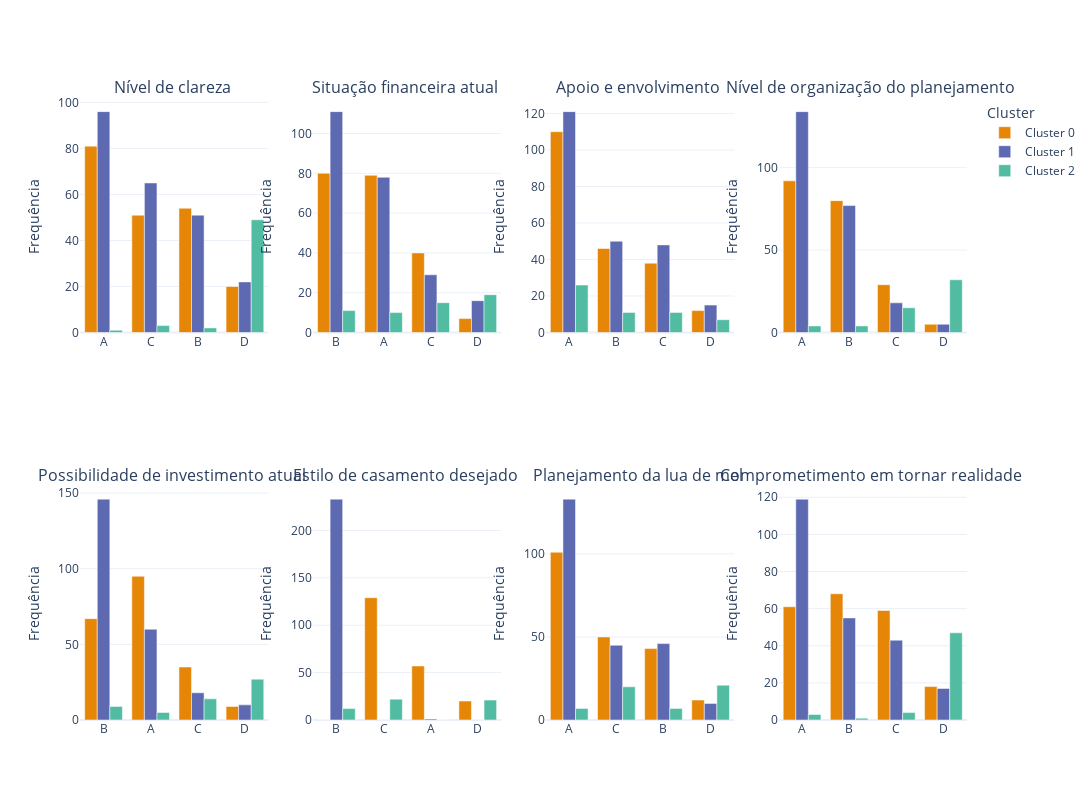

The notebook cell this image was saved under:
### Code cell
# Junta o cluster ao dataframe original
df_clusters = df_gf.copy()
df_clusters['Cluster'] = clusters_k3
titulos_perguntas = {
    'pergunta_1': 'Nível de clareza',
    'pergunta_2': 'Situação financeira atual',
    'pergunta_3': 'Apoio e envolvimento',
    'pergunta_4': 'Nível de organização do planejamento',
    'pergunta_5': 'Possibilidade de investimento atual',
    'pergunta_6': 'Estilo de casamento desejado',
    'pergunta_7': 'Planejamento da lua de mel',
    'pergunta_8': 'Comprometimento em tornar realidade'
}
perguntas = df_gf.columns.tolist()
num_perguntas = len(perguntas)
n_rows = 2
n_cols = 4
subplot_titles_list = []
for i in range(n_rows * n_cols):
    if i < num_perguntas:
        pergunta_nome = perguntas[i]
        titulo = titulos_perguntas.get(pergunta_nome, pergunta_nome)
        subplot_titles_list.append(f'{titulo} ')
    else:
        subplot_titles_list.append('')
fig = make_subplots(
    rows=n_rows,
    cols=n_cols,
    subplot_titles=subplot_titles_list
)
palette = qualitative.Vivid
unique_cluster_values = sorted(df_clusters['Cluster'].unique())
cluster_color_map = {
    cluster_val: palette[i % len(palette)]
    for i, cluster_val in enumerate(unique_cluster_values)
}
for i, pergunta in enumerate(perguntas):
    if i >= n_rows * n_cols:
        break
    row_num = (i // n_cols) + 1
    col_num = (i % n_cols) + 1

    ordem_categorias = df_clusters[pergunta].value_counts().index.tolist()

    for cluster_val in unique_cluster_values:
        df_subset_cluster = df_clusters[df_clusters['Cluster'] == cluster_val]

        counts = df_subset_cluster[pergunta].value_counts()
        y_values = [counts.get(cat, 0) for cat in ordem_categorias]

        fig.add_trace(go.Bar(
            x=ordem_categorias,
            y=y_values,
            name=f'Cluster {cluster_val}',
            marker_color=cluster_color_map[cluster_val],
            showlegend=(i == 0)
        ), row=row_num, col=col_num)
    fig.update_xaxes(
        type='category',
        categoryorder='array',
        categoryarray=ordem_categorias,
        tickangle=0,
        showticklabels=True,
        row=row_num,
        col=col_num
    )
    fig.update_yaxes(
        title_text='Frequência',
        row=row_num,
        col=col_num
    )
fig.update_layout(
    height=800,
    width=1600,
    barmode='group',
    legend_title_text='Cluster',
    template='plotly_white'
)
fig.show()

### Figure 1 — Plotly figure (JSON) as saved in the notebook; plotly's stock layout.template omitted (floating-point values rounded to 4 significant figures)
{"data": [{"marker": {"color": "rgb(229, 134, 6)"}, "name": "Cluster 0", "showlegend": true, "type": "bar", "x": ["A", "C", "B", "D"], "xaxis": "x", "y": [81, 51, 54, 20], "yaxis": "y"}, {"marker": {"color": "rgb(93, 105, 177)"}, "name": "Cluster 1", "showlegend": true, "type": "bar", "x": ["A", "C", "B", "D"], "xaxis": "x", "y": [96, 65, 51, 22], "yaxis": "y"}, {"marker": {"color": "rgb(82, 188, 163)"}, "name": "Cluster 2", "showlegend": true, "type": "bar", "x": ["A", "C", "B", "D"], "xaxis": "x", "y": [1, 3, 2, 49], "yaxis": "y"}, {"marker": {"color": "rgb(229, 134, 6)"}, "name": "Cluster 0", "showlegend": false, "type": "bar", "x": ["B", "A", "C", "D"], "xaxis": "x2", "y": [80, 79, 40, 7], "yaxis": "y2"}, {"marker": {"color": "rgb(93, 105, 177)"}, "name": "Cluster 1", "showlegend": false, "type": "bar", "x": ["B", "A", "C", "D"], "xaxis": "x2", "y": [111, 78, 29, 16], "yaxis": "y2"}, {"marker": {"color": "rgb(82, 188, 163)"}, "name": "Cluster 2", "showlegend": false, "type": "bar", "x": ["B", "A", "C", "D"], "xaxis": "x2", "y": [11, 10, 15, 19], "yaxis": "y2"}, {"marker": {"color": "rgb(229, 134, 6)"}, "name": "Cluster 0", "showlegend": false, "type": "bar", "x": ["A", "B", "C", "D"], "xaxis": "x3", "y": [110, 46, 38, 12], "yaxis": "y3"}, {"marker": {"color": "rgb(93, 105, 177)"}, "name": "Cluster 1", "showlegend": false, "type": "bar", "x": ["A", "B", "C", "D"], "xaxis": "x3", "y": [121, 50, 48, 15], "yaxis": "y3"}, {"marker": {"color": "rgb(82, 188, 163)"}, "name": "Cluster 2", "showlegend": false, "type": "bar", "x": ["A", "B", "C", "D"], "xaxis": "x3", "y": [26, 11, 11, 7], "yaxis": "y3"}, {"marker": {"color": "rgb(229, 134, 6)"}, "name": "Cluster 0", "showlegend": false, "type": "bar", "x": ["A", "B", "C", "D"], "xaxis": "x4", "y": [92, 80, 29, 5], "yaxis": "y4"}, {"marker": {"color": "rgb(93, 105, 177)"}, "name": "Cluster 1", "showlegend": false, "type": "bar", "x": ["A", "B", "C", "D"], "xaxis": "x4", "y": [134, 77, 18, 5], "yaxis": "y4"}, {"marker": {"color": "rgb(82, 188, 163)"}, "name": "Cluster 2", "showlegend": false, "type": "bar", "x": ["A", "B", "C", "D"], "xaxis": "x4", "y": [4, 4, 15, 32], "yaxis": "y4"}, {"marker": {"color": "rgb(229, 134, 6)"}, "name": "Cluster 0", "showlegend": false, "type": "bar", "x": ["B", "A", "C", "D"], "xaxis": "x5", "y": [67, 95, 35, 9], "yaxis": "y5"}, {"marker": {"color": "rgb(93, 105, 177)"}, "name": "Cluster 1", "showlegend": false, "type": "bar", "x": ["B", "A", "C", "D"], "xaxis": "x5", "y": [146, 60, 18, 10], "yaxis": "y5"}, {"marker": {"color": "rgb(82, 188, 163)"}, "name": "Cluster 2", "showlegend": false, "type": "bar", "x": ["B", "A", "C", "D"], "xaxis": "x5", "y": [9, 5, 14, 27], "yaxis": "y5"}, {"marker": {"color": "rgb(229, 134, 6)"}, "name": "Cluster 0", "showlegend": false, "type": "bar", "x": ["B", "C", "A", "D"], "xaxis": "x6", "y": [0, 129, 57, 20], "yaxis": "y6"}, {"marker": {"color": "rgb(93, 105, 177)"}, "name": "Cluster 1", "showlegend": false, "type": "bar", "x": ["B", "C", "A", "D"], "xaxis": "x6", "y": [233, 0, 1, 0], "yaxis": "y6"}, {"marker": {"color": "rgb(82, 188, 163)"}, "name": "Cluster 2", "showlegend": false, "type": "bar", "x": ["B", "C", "A", "D"], "xaxis": "x6", "y": [12, 22, 0, 21], "yaxis": "y6"}, {"marker": {"color": "rgb(229, 134, 6)"}, "name": "Cluster 0", "showlegend": false, "type": "bar", "x": ["A", "C", "B", "D"], "xaxis": "x7", "y": [101, 50, 43, 12], "yaxis": "y7"}, {"marker": {"color": "rgb(93, 105, 177)"}, "name": "Cluster 1", "showlegend": false, "type": "bar", "x": ["A", "C", "B", "D"], "xaxis": "x7", "y": [133, 45, 46, 10], "yaxis": "y7"}, {"marker": {"color": "rgb(82, 188, 163)"}, "name": "Cluster 2", "showlegend": false, "type": "bar", "x": ["A", "C", "B", "D"], "xaxis": "x7", "y": [7, 20, 7, 21], "yaxis": "y7"}, {"marker": {"color": "rgb(229, 134, 6)"}, "name": "Cluster 0", "showlegend": false, "type": "bar", "x": ["A", "B", "C", "D"], "xaxis": "x8", "y": [61, 68, 59, 18], "yaxis": "y8"}, {"marker": {"color": "rgb(93, 105, 177)"}, "name": "Cluster 1", "showlegend": false, "type": "bar", "x": ["A", "B", "C", "D"], "xaxis": "x8", "y": [119, 55, 43, 17], "yaxis": "y8"}, {"marker": {"color": "rgb(82, 188, 163)"}, "name": "Cluster 2", "showlegend": false, "type": "bar", "x": ["A", "B", "C", "D"], "xaxis": "x8", "y": [3, 1, 4, 47], "yaxis": "y8"}], "layout": {"annotations": [{"font": {"size": 16}, "showarrow": false, "text": "Nível de clareza ", "x": 0.1062, "xanchor": "center", "xref": "paper", "y": 1, "yanchor": "bottom", "yref": "paper"}, {"font": {"size": 16}, "showarrow": false, "text": "Situação financeira atual ", "x": 0.3688, "xanchor": "center", "xref": "paper", "y": 1, "yanchor": "bottom", "yref": "paper"}, {"font": {"size": 16}, "showarrow": false, "text": "Apoio e envolvimento ", "x": 0.6313, "xanchor": "center", "xref": "paper", "y": 1, "yanchor": "bottom", "yref": "paper"}, {"font": {"size": 16}, "showarrow": false, "text": "Nível de organização do planejamento ", "x": 0.8938, "xanchor": "center", "xref": "paper", "y": 1, "yanchor": "bottom", "yref": "paper"}, {"font": {"size": 16}, "showarrow": false, "text": "Possibilidade de investimento atual ", "x": 0.1062, "xanchor": "center", "xref": "paper", "y": 0.375, "yanchor": "bottom", "yref": "paper"}, {"font": {"size": 16}, "showarrow": false, "text": "Estilo de casamento desejado ", "x": 0.3688, "xanchor": "center", "xref": "paper", "y": 0.375, "yanchor": "bottom", "yref": "paper"}, {"font": {"size": 16}, "showarrow": false, "text": "Planejamento da lua de mel ", "x": 0.6313, "xanchor": "center", "xref": "paper", "y": 0.375, "yanchor": "bottom", "yref": "paper"}, {"font": {"size": 16}, "showarrow": false, "text": "Comprometimento em tornar realidade ", "x": 0.8938, "xanchor": "center", "xref": "paper", "y": 0.375, "yanchor": "bottom", "yref": "paper"}], "barmode": "group", "height": 800, "legend": {"title": {"text": "Cluster"}}, "width": 1600, "xaxis": {"anchor": "y", "categoryarray": ["A", "C", "B", "D"], "categoryorder": "array", "domain": [0, 0.2125], "showticklabels": true, "tickangle": 0, "type": "category"}, "xaxis2": {"anchor": "y2", "categoryarray": ["B", "A", "C", "D"], "categoryorder": "array", "domain": [0.2625, 0.475], "showticklabels": true, "tickangle": 0, "type": "category"}, "xaxis3": {"anchor": "y3", "categoryarray": ["A", "B", "C", "D"], "categoryorder": "array", "domain": [0.525, 0.7375], "showticklabels": true, "tickangle": 0, "type": "category"}, "xaxis4": {"anchor": "y4", "categoryarray": ["A", "B", "C", "D"], "categoryorder": "array", "domain": [0.7875, 1], "showticklabels": true, "tickangle": 0, "type": "category"}, "xaxis5": {"anchor": "y5", "categoryarray": ["B", "A", "C", "D"], "categoryorder": "array", "domain": [0, 0.2125], "showticklabels": true, "tickangle": 0, "type": "category"}, "xaxis6": {"anchor": "y6", "categoryarray": ["B", "C", "A", "D"], "categoryorder": "array", "domain": [0.2625, 0.475], "showticklabels": true, "tickangle": 0, "type": "category"}, "xaxis7": {"anchor": "y7", "categoryarray": ["A", "C", "B", "D"], "categoryorder": "array", "domain": [0.525, 0.7375], "showticklabels": true, "tickangle": 0, "type": "category"}, "xaxis8": {"anchor": "y8", "categoryarray": ["A", "B", "C", "D"], "categoryorder": "array", "domain": [0.7875, 1], "showticklabels": true, "tickangle": 0, "type": "category"}, "yaxis": {"anchor": "x", "domain": [0.625, 1], "title": {"text": "Frequência"}}, "yaxis2": {"anchor": "x2", "domain": [0.625, 1], "title": {"text": "Frequência"}}, "yaxis3": {"anchor": "x3", "domain": [0.625, 1], "title": {"text": "Frequência"}}, "yaxis4": {"anchor": "x4", "domain": [0.625, 1], "title": {"text": "Frequência"}}, "yaxis5": {"anchor": "x5", "domain": [0, 0.375], "title": {"text": "Frequência"}}, "yaxis6": {"anchor": "x6", "domain": [0, 0.375], "title": {"text": "Frequência"}}, "yaxis7": {"anchor": "x7", "domain": [0, 0.375], "title": {"text": "Frequência"}}, "yaxis8": {"anchor": "x8", "domain": [0, 0.375], "title": {"text": "Frequência"}}}}
